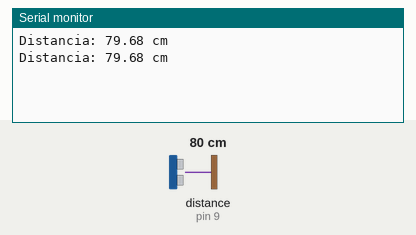
Recording of a sketch running on a simulated Arduino Uno, built with avr-gcc and run on an emulated ATmega328P. Shown: the last lines printed to the serial monitor. Wiring (inferred from the names in the program): ultrasonic range finder: trigger pin 10; echo pin 9. The test bench sets the inputs (shaded band); at power-on: distance to the obstacle (sensor on pin 9) 80 cm. The echo pulse lasts 58.3 µs per cm.

Above: at 1.8 s.
1.9 s: distance to the obstacle (sensor on pin 9) set to 2 cm
At 2.8 s:
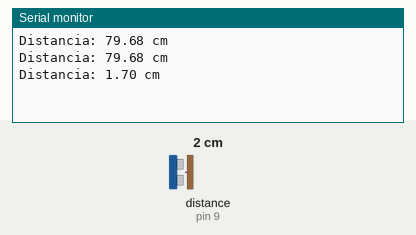
3.4 s: distance to the obstacle (sensor on pin 9) set to 4 cm
At 4.8 s:
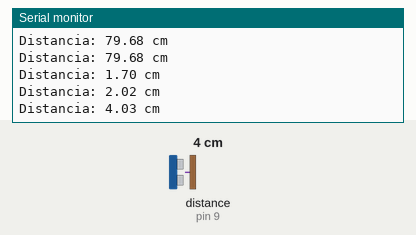
Timing chart, 0 to 6.4 s (numbered marks = the images above; inputs shaded):
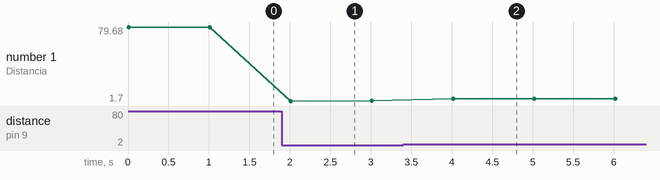

The sketch:

Sensor_Ultrassonico.ino
```cpp
// variáveis
#define trig 10
#define echo 9

void setup() {
  Serial.begin(9600);

  // Configurando os pinos digitais
  pinMode(trig, OUTPUT);
  pinMode(echo, INPUT);
}
void loop() {
  long duracao;
  float distancia;

  // Gerando o pulso da Onda Digital do sensor ultrasonico
  //digitalWrite(trig,LOW);
  //delayMicroseconds(2);
  digitalWrite(trig, HIGH);
  delayMicroseconds(10);
  digitalWrite(trig,LOW);

  // medindo o tempo de retorno
  duracao = pulseIn(echo, HIGH);

  // calcula a distancia em cm
  float vel_som = 0.0343;
  distancia = duracao * vel_som / 2;

  //if (distancia <= 10) {
  //  Serial.println("\n\nPERIGO!");
  //}

  Serial.print("\nDistancia: ");
  Serial.print(distancia);
  Serial.print(" cm");
  delay(1000);
}
```

Measured:
- after the input at 1.9 s, the serial monitor: prints a new line after 0.11 s (image 1)
- after the input at 3.4 s, the serial monitor: prints a new line after 0.62 s (image 2)
- plotted number 1: 79.68 → 2.02 after the input at 1.9 s, 2.02 → 4.03 after the input at 3.4 s
